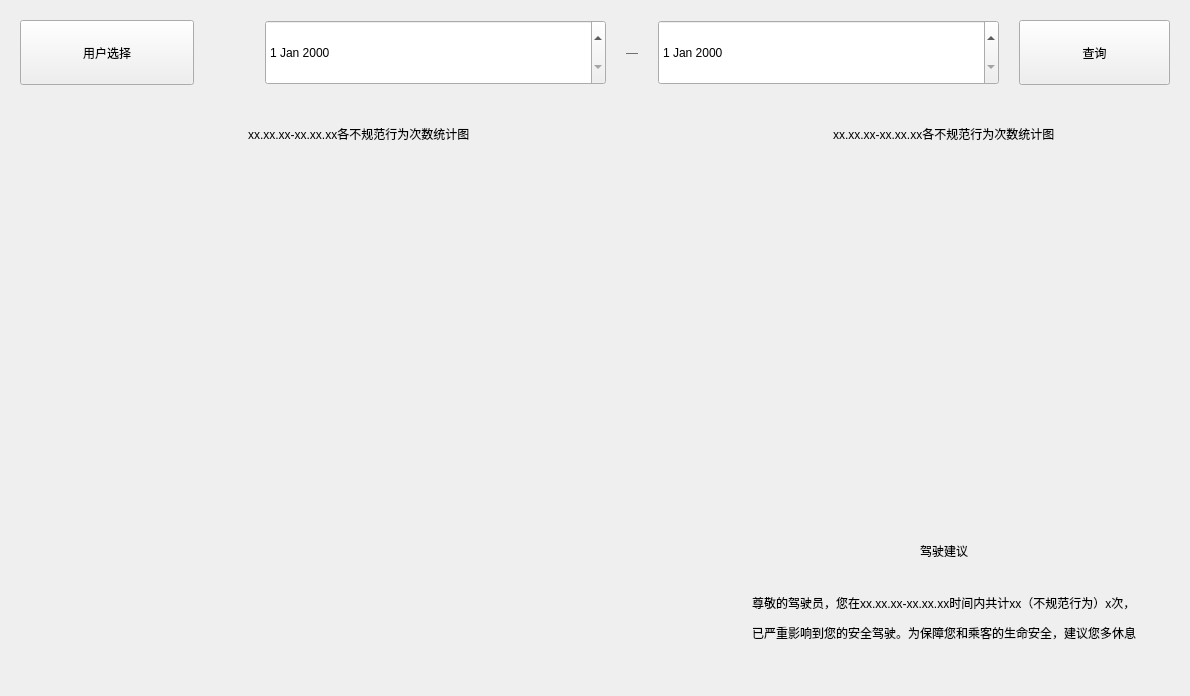
<?xml version="1.0" encoding="UTF-8"?>
<ui version="4.0">
 <class>DataAnalysis</class>
 <widget class="QWidget" name="DataAnalysis">
  <property name="geometry">
   <rect>
    <x>0</x>
    <y>0</y>
    <width>1190</width>
    <height>696</height>
   </rect>
  </property>
  <property name="windowTitle">
   <string>Form</string>
  </property>
  <layout class="QVBoxLayout" name="verticalLayout" stretch="1,8">
   <property name="spacing">
    <number>20</number>
   </property>
   <property name="leftMargin">
    <number>20</number>
   </property>
   <property name="topMargin">
    <number>20</number>
   </property>
   <property name="rightMargin">
    <number>20</number>
   </property>
   <property name="bottomMargin">
    <number>20</number>
   </property>
   <item>
    <layout class="QHBoxLayout" name="horizontalLayout">
     <property name="spacing">
      <number>20</number>
     </property>
     <item>
      <widget class="QPushButton" name="pushButton">
       <property name="minimumSize">
        <size>
         <width>174</width>
         <height>65</height>
        </size>
       </property>
       <property name="text">
        <string>用户选择</string>
       </property>
      </widget>
     </item>
     <item>
      <spacer name="horizontalSpacer">
       <property name="orientation">
        <enum>Qt::Horizontal</enum>
       </property>
       <property name="sizeHint" stdset="0">
        <size>
         <width>40</width>
         <height>20</height>
        </size>
       </property>
      </spacer>
     </item>
     <item>
      <widget class="QDateEdit" name="dateEdit_2">
       <property name="sizePolicy">
        <sizepolicy hsizetype="Preferred" vsizetype="Preferred">
         <horstretch>0</horstretch>
         <verstretch>0</verstretch>
        </sizepolicy>
       </property>
       <property name="minimumSize">
        <size>
         <width>341</width>
         <height>60</height>
        </size>
       </property>
      </widget>
     </item>
     <item>
      <widget class="QLabel" name="label">
       <property name="styleSheet">
        <string notr="true">color: rgb(94, 94, 94);</string>
       </property>
       <property name="text">
        <string>—</string>
       </property>
      </widget>
     </item>
     <item>
      <widget class="QDateEdit" name="dateEdit">
       <property name="sizePolicy">
        <sizepolicy hsizetype="Preferred" vsizetype="Preferred">
         <horstretch>0</horstretch>
         <verstretch>0</verstretch>
        </sizepolicy>
       </property>
       <property name="minimumSize">
        <size>
         <width>341</width>
         <height>60</height>
        </size>
       </property>
      </widget>
     </item>
     <item>
      <widget class="QPushButton" name="pushButton_2">
       <property name="minimumSize">
        <size>
         <width>151</width>
         <height>65</height>
        </size>
       </property>
       <property name="text">
        <string>查询</string>
       </property>
      </widget>
     </item>
    </layout>
   </item>
   <item>
    <layout class="QGridLayout" name="gridLayout" rowstretch="2,1" columnstretch="3,2">
     <item row="0" column="0" rowspan="2">
      <widget class="QWidget" name="widget_3" native="true">
       <layout class="QVBoxLayout" name="verticalLayout_4">
        <property name="spacing">
         <number>20</number>
        </property>
        <property name="leftMargin">
         <number>20</number>
        </property>
        <property name="topMargin">
         <number>20</number>
        </property>
        <property name="rightMargin">
         <number>20</number>
        </property>
        <property name="bottomMargin">
         <number>20</number>
        </property>
        <item alignment="Qt::AlignHCenter|Qt::AlignVCenter">
         <widget class="QLabel" name="label_3">
          <property name="text">
           <string>xx.xx.xx-xx.xx.xx各不规范行为次数统计图</string>
          </property>
         </widget>
        </item>
        <item>
         <widget class="QWidget" name="widget_2" native="true">
          <property name="sizePolicy">
           <sizepolicy hsizetype="Preferred" vsizetype="Expanding">
            <horstretch>0</horstretch>
            <verstretch>0</verstretch>
           </sizepolicy>
          </property>
         </widget>
        </item>
       </layout>
      </widget>
     </item>
     <item row="0" column="1">
      <widget class="QWidget" name="widget" native="true">
       <layout class="QVBoxLayout" name="verticalLayout_2">
        <property name="spacing">
         <number>20</number>
        </property>
        <property name="leftMargin">
         <number>20</number>
        </property>
        <property name="topMargin">
         <number>20</number>
        </property>
        <property name="rightMargin">
         <number>20</number>
        </property>
        <property name="bottomMargin">
         <number>20</number>
        </property>
        <item alignment="Qt::AlignHCenter|Qt::AlignTop">
         <widget class="QLabel" name="label_4">
          <property name="text">
           <string>xx.xx.xx-xx.xx.xx各不规范行为次数统计图</string>
          </property>
         </widget>
        </item>
        <item>
         <widget class="QWidget" name="widget_5" native="true">
          <property name="sizePolicy">
           <sizepolicy hsizetype="Preferred" vsizetype="Expanding">
            <horstretch>0</horstretch>
            <verstretch>0</verstretch>
           </sizepolicy>
          </property>
         </widget>
        </item>
       </layout>
      </widget>
     </item>
     <item row="1" column="1">
      <widget class="QWidget" name="widget_4" native="true">
       <property name="minimumSize">
        <size>
         <width>0</width>
         <height>100</height>
        </size>
       </property>
       <layout class="QVBoxLayout" name="verticalLayout_3">
        <property name="spacing">
         <number>20</number>
        </property>
        <property name="leftMargin">
         <number>20</number>
        </property>
        <property name="topMargin">
         <number>50</number>
        </property>
        <property name="rightMargin">
         <number>20</number>
        </property>
        <property name="bottomMargin">
         <number>20</number>
        </property>
        <item alignment="Qt::AlignHCenter">
         <widget class="QLabel" name="label_2">
          <property name="text">
           <string>驾驶建议</string>
          </property>
         </widget>
        </item>
        <item alignment="Qt::AlignHCenter|Qt::AlignTop">
         <widget class="QLabel" name="label_5">
          <property name="sizePolicy">
           <sizepolicy hsizetype="Preferred" vsizetype="Expanding">
            <horstretch>0</horstretch>
            <verstretch>0</verstretch>
           </sizepolicy>
          </property>
          <property name="text">
           <string>&lt;html&gt;&lt;head/&gt;&lt;body&gt;&lt;p&gt;&lt;br/&gt;尊敬的驾驶员，您在xx.xx.xx-xx.xx.xx时间内共计xx（不规范行为）x次，&lt;/p&gt;&lt;p&gt;已严重影响到您的安全驾驶。为保障您和乘客的生命安全，建议您多休息&lt;/p&gt;&lt;p&gt;/驾驶时不要打电话/驾驶时不要抽烟。&lt;/p&gt;&lt;/body&gt;&lt;/html&gt;</string>
          </property>
         </widget>
        </item>
        <item>
         <spacer name="verticalSpacer">
          <property name="orientation">
           <enum>Qt::Vertical</enum>
          </property>
          <property name="sizeHint" stdset="0">
           <size>
            <width>20</width>
            <height>40</height>
           </size>
          </property>
         </spacer>
        </item>
       </layout>
      </widget>
     </item>
    </layout>
   </item>
  </layout>
 </widget>
 <resources/>
 <connections/>
</ui>
